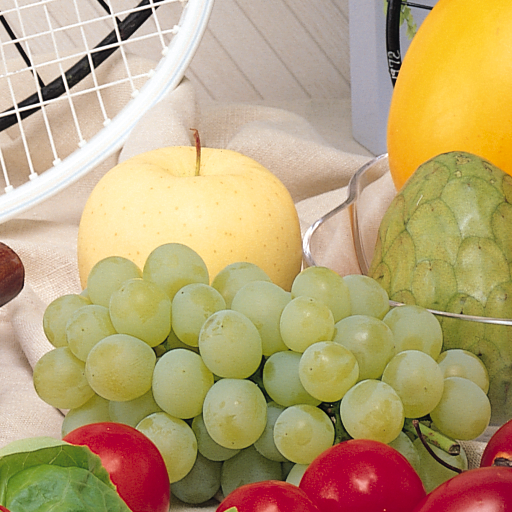
#> input picture fruits.png, 512 x 512 px, found by its file name
$ python filtroRealce.py
#> lines starting #> are read from the running program, lines starting #| are printed output that depends on the picture
"""
@file sobel_demo.py
@brief Sample code using Sobel and/or Scharr OpenCV functions to make a simple Edge Detector
"""
import sys
import cv2 as cv
import numpy as np
import argparse

def main(argv):
    window_name = ('Sobel Demo - Simple Edge Detector')
    scale = 1
    delta = 0
    ddepth = cv.CV_16S

    # Loads an image...
    parser = argparse.ArgumentParser(description='Code for filtro realce.')
    parser.add_argument('--input', help='Path to input image.', default='fruits.png')
    args = parser.parse_args()

    # ... Loads the image
    src = cv.imread(cv.samples.findFile(args.input))
#> src is the input picture: shape (512, 512, 3); mean B, G, R 118.3, 163.3, 185.5
    dst = cv.imread(cv.samples.findFile(args.input))
    # Check if image is loaded fine
    if src is None:
        print ('Error opening image: ' + argv[0])
        return -1

    kernelx = np.array([[1,1,1],[0,0,0], [-1,-1,-1]])
    kernely = np.array([[-1,0,1],[-1,0,1], [-1,0,1]])

    src = cv.GaussianBlur(src, (3, 3), 0)


    gray = cv.cvtColor(src, cv.COLOR_BGR2GRAY)
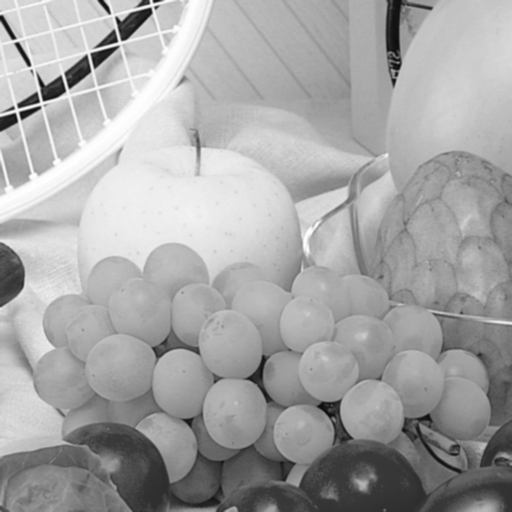
#> gray: shape (512, 512); min 12, max 255, mean 164.8


    grad_x = cv.filter2D(gray, ddepth, kernelx)
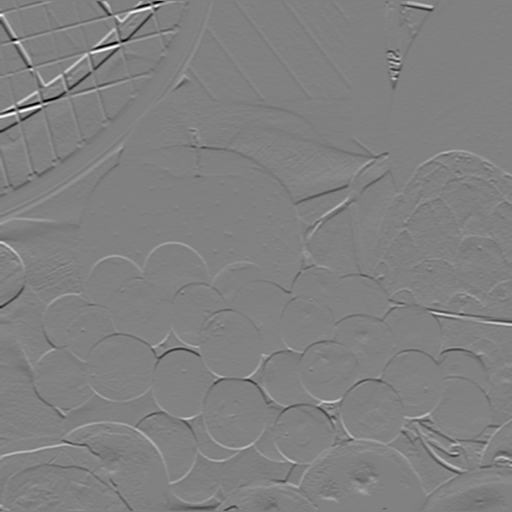
#> grad_x: shape (512, 512) int16; min -526, max 515, mean 1; drawn with min black and max white

    # Gradient-Y
    # grad_y = cv.Scharr(gray,ddepth,0,1)
    grad_y = cv.filter2D(gray, ddepth, kernely)
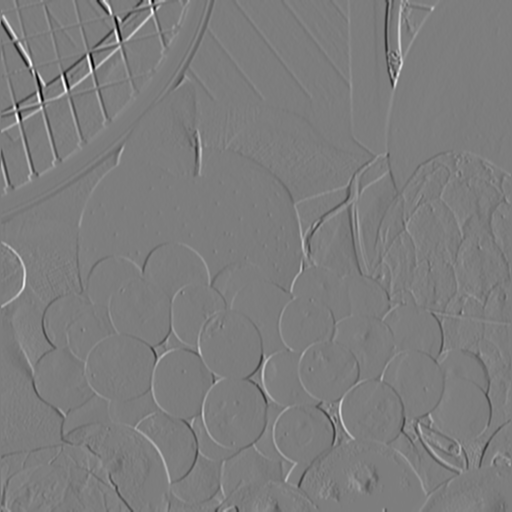
#> grad_y: shape (512, 512) int16; min -514, max 528, mean -0.4; drawn with min black and max white


    abs_grad_x = cv.convertScaleAbs(grad_x)
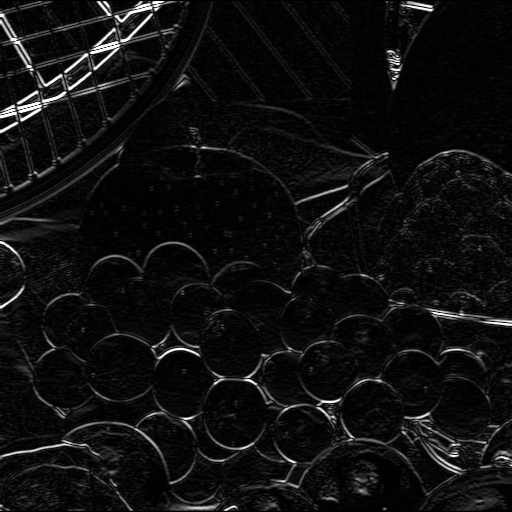
#> abs_grad_x: shape (512, 512); min 0, max 255, mean 15.4
    abs_grad_y = cv.convertScaleAbs(grad_y)
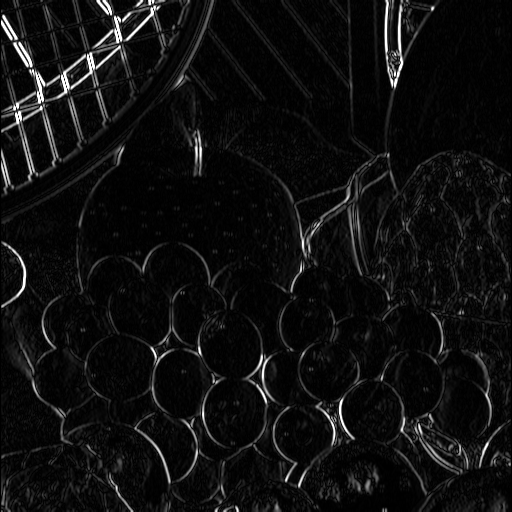
#> abs_grad_y: shape (512, 512); min 0, max 255, mean 15.4


    grad = cv.addWeighted(abs_grad_x, 0.5, abs_grad_y, 0.5, 0)
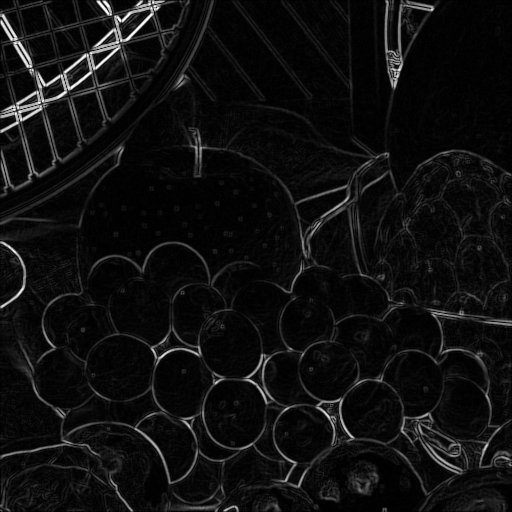
#> grad: shape (512, 512); min 0, max 255, mean 15.4

    # Display the source and after effects in a window = Exibe ambas as imagens (original e após efeito do Realce):
    cv.imshow('Source image', dst)
    cv.imshow(window_name, grad)
    cv.waitKey(0)

    return 0

if __name__ == "__main__":
    main(sys.argv[1:])

$ run again, with peppers.png copied over fruits.png
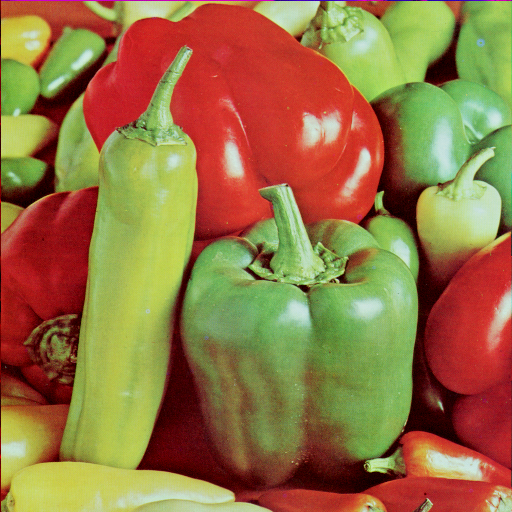
#> input picture peppers.png, 512 x 512 px, found by its file name
#> in main, src is the input picture: shape (512, 512, 3); mean B, G, R 66.5, 115.6, 149.8
#> in main, `grad_y = cv.filter2D(gray, ddepth, kernely)`:
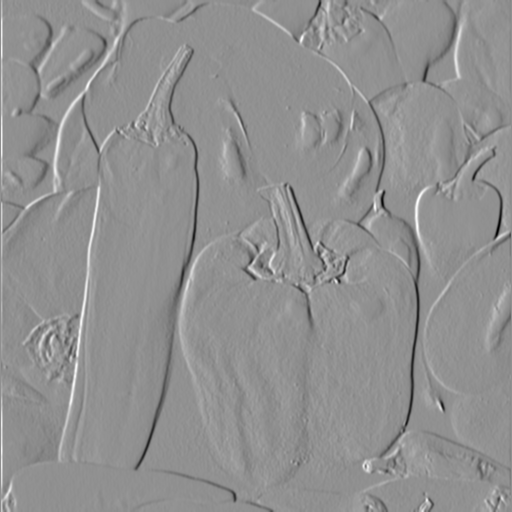
#> grad_y: shape (512, 512) int16; min -400, max 305, mean 0.4; drawn with min black and max white
#> in main, `grad = cv.addWeighted(abs_grad_x, 0.5, abs_grad_y, 0.5, 0)`:
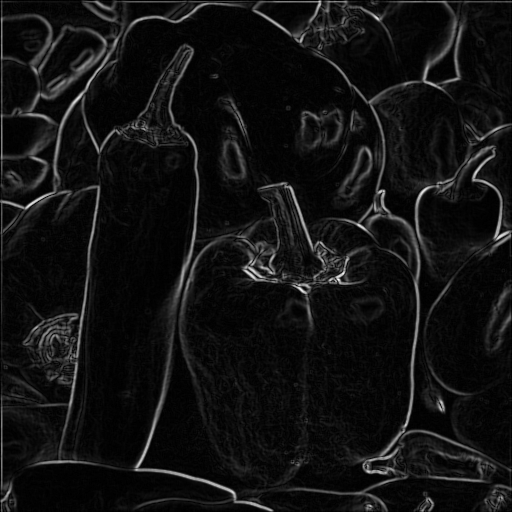
#> grad: shape (512, 512); min 0, max 255, mean 17.8
